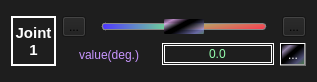
  <widget class="QWidget" name="widget" native="true">
   <property name="geometry">
    <rect>
     <x>10</x>
     <y>50</y>
     <width>317</width>
     <height>82</height>
    </rect>
   </property>
   <property name="styleSheet">
    <string notr="true">background-color: rgb(30, 30, 30);</string>
   </property>
   <layout class="QVBoxLayout" name="verticalLayout">
    <item>
     <layout class="QHBoxLayout" name="singleJoint">
      <item>
       <widget class="QLabel" name="joint_tag">
        <property name="minimumSize">
         <size>
          <width>45</width>
          <height>0</height>
         </size>
        </property>
        <property name="font">
         <font>
          <pointsize>11</pointsize>
          <bold>true</bold>
         </font>
        </property>
        <property name="styleSheet">
         <string notr="true">color: rgb(255, 255, 255);</string>
        </property>
        <property name="frameShape">
         <enum>QFrame::WinPanel</enum>
        </property>
        <property name="frameShadow">
         <enum>QFrame::Plain</enum>
        </property>
        <property name="text">
         <string>Joint
1</string>
        </property>
        <property name="alignment">
         <set>Qt::AlignCenter</set>
        </property>
       </widget>
      </item>
      <item>
       <layout class="QVBoxLayout" name="plugins">
        <item>
         <layout class="QHBoxLayout" name="slidergroup">
          <item>
           <widget class="QToolButton" name="left_tag">
            <property name="styleSheet">
             <string notr="true"/>
            </property>
            <property name="text">
             <string>...</string>
            </property>
            <property name="icon">
             <iconset resource="../../resource/icons.qrc">
              <normaloff>:/icon/leftarrow.png</normaloff>:/icon/leftarrow.png</iconset>
            </property>
            <property name="checkable">
             <bool>false</bool>
            </property>
            <property name="popupMode">
             <enum>QToolButton::DelayedPopup</enum>
            </property>
            <property name="autoRaise">
             <bool>false</bool>
            </property>
           </widget>
          </item>
          <item>
           <widget class="QSlider" name="joint_slider">
            <property name="cursor">
             <cursorShape>SizeHorCursor</cursorShape>
            </property>
            <property name="styleSheet">
             <string notr="true">QSlider::handle:horizontal {
    background:  qlineargradient(spread:pad, x1:0, y1:0, x2:1, y2:1, stop:0 rgba(0, 0, 0, 255), stop:0.2 rgba(240, 175, 255, 185), stop:0.4 rgba(0, 0, 0, 255), stop:0.5 rgba(0, 0, 0, 255), stop:0.8 rgba(155, 155, 255, 150), stop: 1 rgba(100, 180, 100, 180));

    width: 40px;
    margin: -8px; /* handle is placed by default on the contents rect of the groove. Expand outside the groove */
    border-radius: 5px;
}

QSlider::groove:horizontal {
    border: 1px solid rgb(135,135,135);
	border-radius: 3px;
    height: 5px;
    background: qlineargradient(x1:0, y1:0.8, x2:1, y2:1, stop:0 rgb(120,255,120), stop:1 rgb(255,55,80));
    margin: -1px 10px;
}

QSlider::sub-page:horizontal {
	border: 1px solid rgb(135,135,135);
	border-radius: 3px;
    height: 5px;
	margin: -1px 0px -1px 10px;
    background: qlineargradient(x1:1, y1:0, x2:0, y2:0, stop:0 rgb(120,255,120), stop:1 rgb(80,55,255));
}

</string>
            </property>
            <property name="minimum">
             <number>-1</number>
            </property>
            <property name="maximum">
             <number>1</number>
            </property>
            <property name="orientation">
             <enum>Qt::Horizontal</enum>
            </property>
           </widget>
          </item>
          <item>
           <widget class="QToolButton" name="right_tag">
            <property name="styleSheet">
             <string notr="true"/>
            </property>
            <property name="text">
             <string>...</string>
            </property>
            <property name="icon">
             <iconset resource="../../resource/icons.qrc">
              <normaloff>:/icon/rightarrow.png</normaloff>:/icon/rightarrow.png</iconset>
            </property>
            <property name="checkable">
             <bool>true</bool>
            </property>
            <property name="checked">
             <bool>false</bool>
            </property>
            <property name="autoRaise">
             <bool>false</bool>
            </property>
           </widget>
          </item>
         </layout>
        </item>
        <item>
         <layout class="QHBoxLayout" name="displaygroup">
          <item>
           <widget class="QLabel" name="value_tag">
            <property name="sizePolicy">
             <sizepolicy hsizetype="Expanding" vsizetype="Preferred">
              <horstretch>0</horstretch>
              <verstretch>0</verstretch>
             </sizepolicy>
            </property>
            <property name="minimumSize">
             <size>
              <width>75</width>
              <height>0</height>
             </size>
            </property>
            <property name="styleSheet">
             <string notr="true">color: rgb(200, 150, 255);
font: 9pt &quot;Microsoft YaHei UI&quot;;</string>
            </property>
            <property name="text">
             <string>value(deg.)</string>
            </property>
            <property name="alignment">
             <set>Qt::AlignCenter</set>
            </property>
           </widget>
          </item>
          <item>
           <widget class="QLineEdit" name="value">
            <property name="styleSheet">
             <string notr="true">QLineEdit{
font:  9pt &quot;Cascadia Code&quot;;
color: rgb(150, 255, 175);
border: 3px double rgb(255, 255, 255);
}</string>
            </property>
            <property name="text">
             <string>0.0</string>
            </property>
            <property name="alignment">
             <set>Qt::AlignCenter</set>
            </property>
           </widget>
          </item>
          <item>
           <widget class="QToolButton" name="setting_button">
            <property name="styleSheet">
             <string notr="true">QToolButton{
color: rgb(255, 255, 255);
background-color: qlineargradient(spread:pad, x1:0, y1:0, x2:1, y2:1, stop:0 rgba(0, 0, 0, 255), stop:0.2 rgba(220, 195, 255, 155), stop:0.4 rgba(0, 0, 0, 255), stop:0.5 rgba(0, 0, 0, 255), stop:0.8 rgba(155, 155, 255, 100), stop: 1 rgba(100, 180, 100, 150));
}</string>
            </property>
            <property name="text">
             <string>...</string>
            </property>
            <property name="icon">
             <iconset resource="../../resource/icons.qrc">
              <normaloff>:/icon/setting.png</normaloff>:/icon/setting.png</iconset>
            </property>
            <property name="toolButtonStyle">
             <enum>Qt::ToolButtonIconOnly</enum>
            </property>
            <property name="autoRaise">
             <bool>false</bool>
            </property>
            <property name="arrowType">
             <enum>Qt::NoArrow</enum>
            </property>
           </widget>
          </item>
         </layout>
        </item>
       </layout>
      </item>
     </layout>
    </item>
   </layout>
  </widget>
